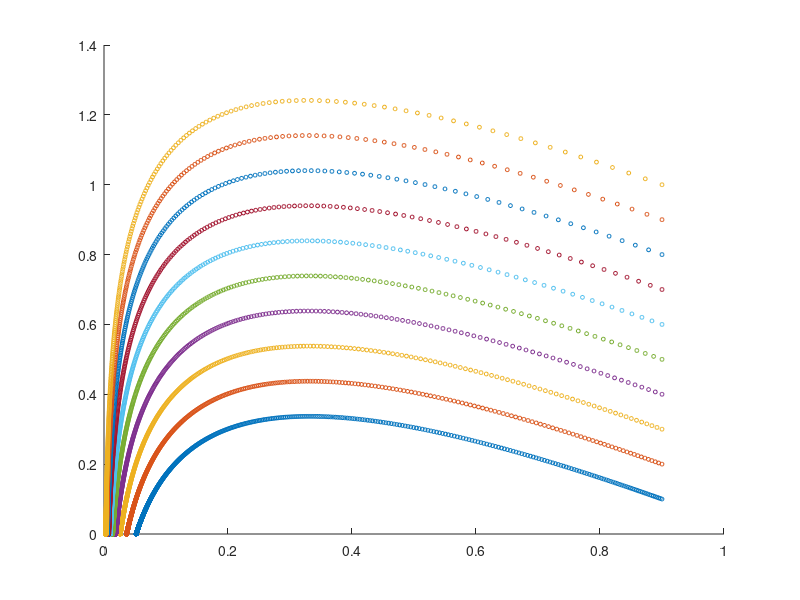
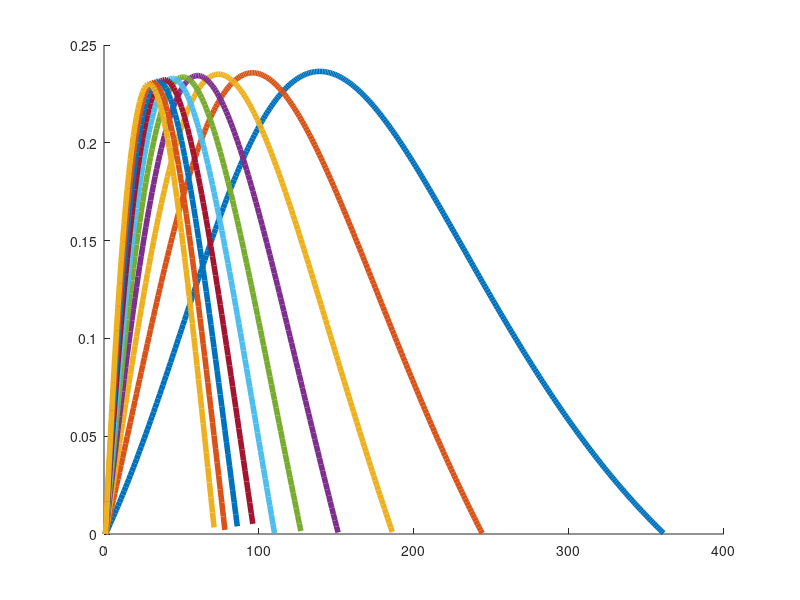

These charts were generated, in order, by the following MATLAB code:
% A topical exploration of the SIR model, in which susceptible people become infected at a rate that depends on the number of infected - 
% and infected become recovered at a constant rate.

 dt = .01;
k=3;
r=1;
tmax = 1000; % steps

pops=10;

plt=1;

S0s = ones(pops,1)*.9;
I0s = 1/pops*(1:pops); 


Ss = zeros(pops,tmax);
Is = zeros(pops,tmax);

dSs = zeros(pops,tmax);
dIs = zeros(pops,tmax);

Ss(:,1) = S0s;
Is(:,1) = I0s;



%all_S = cell()
for nS = 1:pops
    for t=2:tmax
            
       dS = dt*(-1*k*Is(nS,t-1)*Ss(nS,t-1));
       dI = dt*(Is(nS,t-1)*(k*Ss(nS,t-1) - r)); 
       
       dSs(nS,t) = dS;
       dIs(nS,t) = dI;
       
       Ss(nS,t) = Ss(nS,t-1) +dS;
       Is(nS,t) = Is(nS,t-1) +dI;
       
    end
end

%Sdot = -k*I*S;
%Idot = k*I*S - r*I
%Rdot = r*I


% ORBITS

dorbits = dIs./dSs;

orbits = zeros(pops,tmax-1);
todel = logical(zeros(pops,tmax-1));
for indorb = 1:pops
    orbits(indorb,:) = cumtrapz(Ss(indorb,2:end), dorbits(indorb, 2:end));
    todel(indorb,:) = orbits(indorb,:)<0;
    orbits(todel) = 0;
end



% PLOTTING

if plt
    f = figure(200);
    hold on;
    for ind1 = 1:pops
        scatter(Ss(ind1,:), Is(ind1,:), 8)
    end
    hold off;
   
    g = figure(300);
    hold on;
     for ind2 = 1:pops
        plot(orbits(ind2,~todel(ind2,:)), 'LineWidth', 4)
     end
    %xlim([0,find(orbits(1,:),1, 'last')]);
end
    
    
